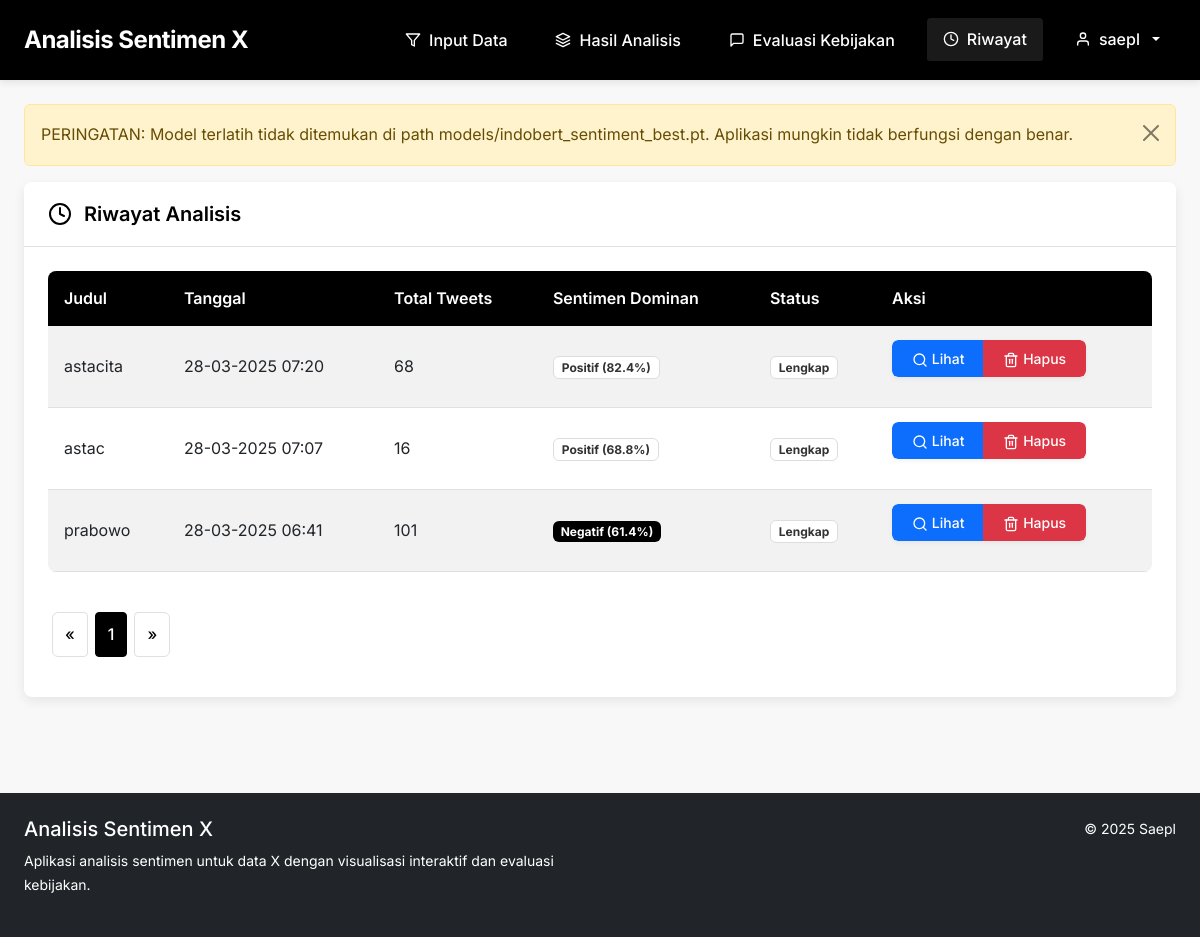
Before: /?view=history (signed in) with the older database file.
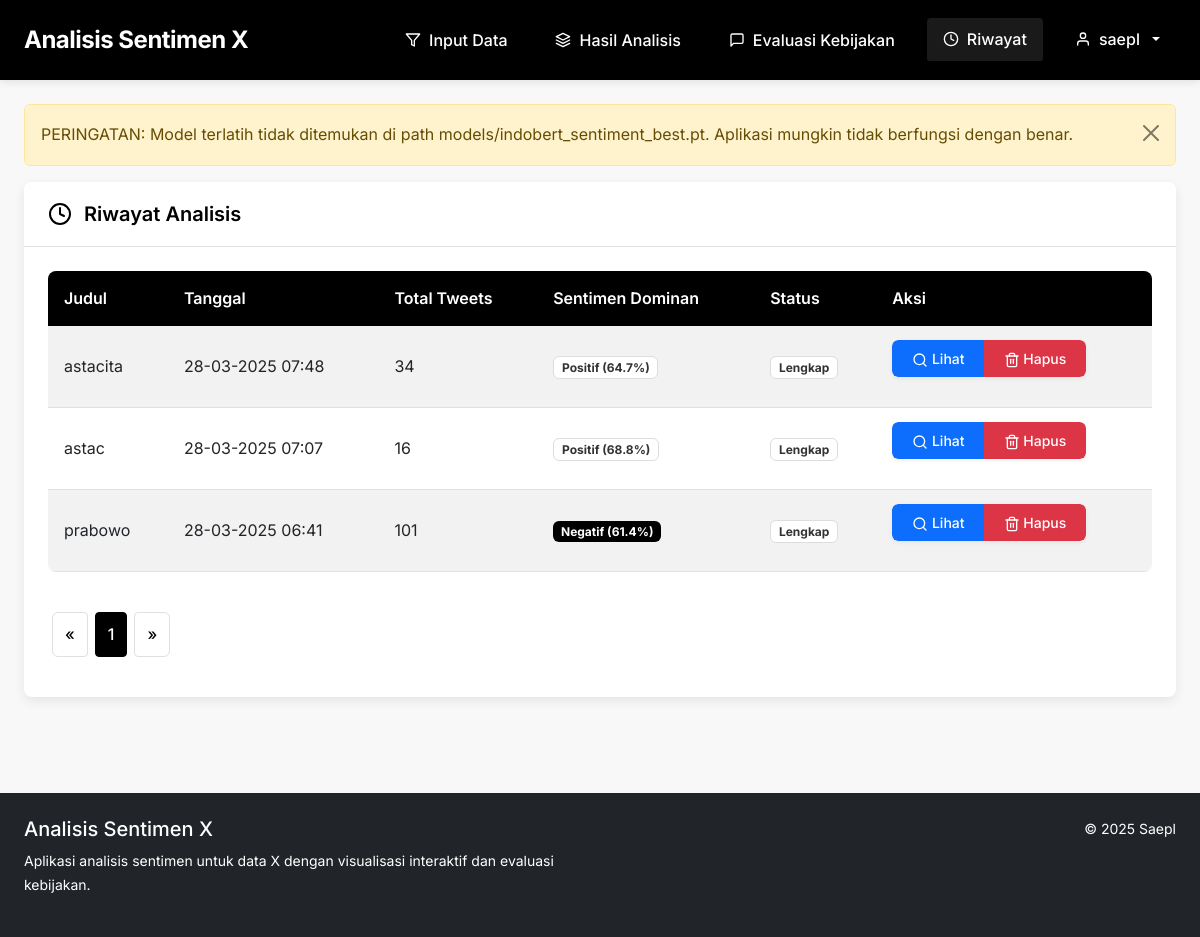
After: the same page with the newer database file.
### app/models/database.py (models this page shows, shortened)
class AnalysisHistory(db.Model):
    id = db.Column(db.Integer, primary_key=True)
    title = db.Column(db.String(128), nullable=False)
    description = db.Column(db.Text, nullable=True)
    created_at = db.Column(db.DateTime, default=datetime.utcnow)
    file_path = db.Column(db.String(256), nullable=True)
    result_file_path = db.Column(db.String(256), nullable=True)
    total_tweets = db.Column(db.Integer, default=0)
    positive_count = db.Column(db.Integer, default=0)
    neutral_count = db.Column(db.Integer, default=0)
    negative_count = db.Column(db.Integer, default=0)
    positive_percent = db.Column(db.Float, default=0)
    neutral_percent = db.Column(db.Float, default=0)
    negative_percent = db.Column(db.Float, default=0)
    top_hashtags = db.Column(db.Text, nullable=True)  # Stored as JSON
    top_topics = db.Column(db.Text, nullable=True)    # Stored as JSON
    sentiment_plot = db.Column(db.Text, nullable=True)  # Base64 encoded image
    user_id = db.Column(db.Integer, db.ForeignKey('user.id'), nullable=False)

### app/routes/main_routes.py (the view)
@main_bp.route('/')
def index():
    model_path = current_app.config['MODEL_PATH']
    if not os.path.exists(model_path):
        flash("PERINGATAN: Model terlatih tidak ditemukan di path models/indobert_sentiment_best.pt. Aplikasi mungkin tidak berfungsi dengan benar.", "warning")
    view = request.args.get('view', 'input')
    if view in ['history', 'profile'] and not current_user.is_authenticated:
        flash('Anda harus login terlebih dahulu untuk mengakses halaman ini.', 'warning')
        return redirect(url_for('main.index', view='login'))
    if view == 'history':
        page = request.args.get('page', 1, type=int)
        histories = AnalysisHistory.query.filter_by(user_id=current_user.id).order_by(
            AnalysisHistory.created_at.desc()).paginate(page=page, per_page=10)
        return render_template('history/index.html', title='Riwayat Analisis',
                              histories=histories, view=view)
    elif view == 'profile':
        last_analysis = None
        if current_user.is_authenticated and current_user.histories.count() > 0:
            last_analysis = current_user.histories.order_by(AnalysisHistory.created_at.desc()).first()
        return render_template('auth/profile.html', title='Profil',
                              last_analysis=last_analysis, view=view)
    elif view == 'login':
        if current_user.is_authenticated:
            return redirect(url_for('main.index'))
        from app.forms.auth_forms import LoginForm
        form = LoginForm()
        return render_template('auth/login.html', title='Login', form=form, view=view)
    elif view == 'register':
        if current_user.is_authenticated:
            return redirect(url_for('main.index'))
        from app.forms.auth_forms import RegistrationForm
        form = RegistrationForm()
        return render_template('auth/register.html', title='Register', form=form, view=view)
    return render_template('index.html', view=view)

### app/models/database.py (called while the page is built)
@login_manager.user_loader
def load_user(user_id):
    return User.query.get(int(user_id))

### app/templates/history/index.html (shortened to what the changed rows need)
{% extends "base.html" %}
{% block content %}
<div class="card">
    <div class="card-header">
        <h2 class="card-title">Riwayat Analisis</h2>
    </div>
    <div class="card-body">
        {% if histories.items %}
            <div class="table-responsive">
                <table class="table table-striped table-hover">
                    <thead>
                        <tr>
                            <th>Judul</th>
                            <th>Tanggal</th>
                            <th>Total Tweets</th>
                            <th>Sentimen Dominan</th>
                            <th>Status</th>
                            <th>Aksi</th>
                        </tr>
                    </thead>
                    <tbody>
                        {% for history in histories.items %}
                            <tr>
                                <td>{{ history.title }}</td>
                                <td>{{ history.created_at.strftime('%d-%m-%Y %H:%M') }}</td>
                                <td>{{ history.total_tweets }}</td>
                                <td>
                                    {% if history.positive_percent > history.neutral_percent and history.positive_percent > history.negative_percent %}
                                        <span class="badge bg-success">Positif ({{ history.positive_percent }}%)</span>
                                    {% elif history.neutral_percent > history.positive_percent and history.neutral_percent > history.negative_percent %}
                                        <span class="badge bg-warning">Netral ({{ history.neutral_percent }}%)</span>
                                    {% else %}
                                        <span class="badge bg-danger">Negatif ({{ history.negative_percent }}%)</span>
                                    {% endif %}
                                </td>
                                <td>
                                    {% if history.result_file_path and history.file_path %}
                                        <span class="badge bg-success">Lengkap</span>
                                    {% elif history.result_file_path %}
                                        <span class="badge bg-warning">Parsial</span>
                                    {% else %}
                                        <span class="badge bg-danger">Tidak Lengkap</span>
                                    {% endif %}
                                </td>
                                <td>
                                    <div class="btn-group" role="group">
                                        <a href="{{ url_for('history.show', id=history.id) }}" class="btn btn-sm btn-primary view-history-btn" data-history-id="{{ history.id }}" data-bs-toggle="tooltip" title="Lihat dan muat analisis">
                                            <svg xmlns="http://www.w3.org/2000/svg" width="16" height="16" viewBox="0 0 24 24" fill="none" stroke="currentColor" stroke-width="2" stroke-linecap="round" stroke-linejoin="round"><circle cx="11" cy="11" r="8"></circle><line x1="21" y1="21" x2="16.65" y2="16.65"></line></svg>
                                            Lihat
                                        </a>
                                        <button type="button" class="btn btn-sm btn-danger" data-bs-toggle="modal" data-bs-target="#deleteModal{{ history.id }}">
                                            Hapus
                                        </button>
                                    </div>
                                </td>
                            </tr>
                        {% endfor %}
                    </tbody>
                </table>
            </div>
        {% endif %}
    </div>
</div>
{% endblock %}

Changed rows visible on the page:
changed AnalysisHistory "astacita": created_at "28-03-2025 07:20" → "28-03-2025 07:48"; total_tweets "68" → "34"; positive_percent "82.4" → "64.7"
